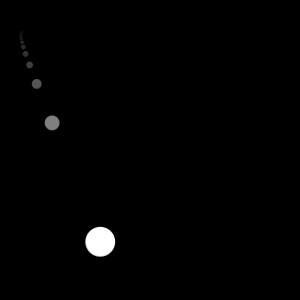
Frame 1 (no input)
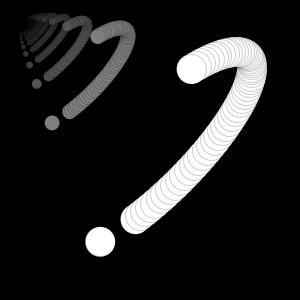
Frame 60 (the mouse pressed at the canvas centre just before this capture)
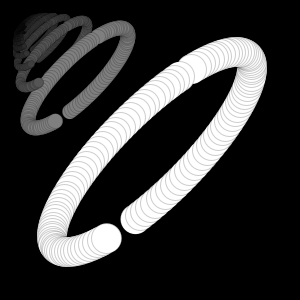
Frame 120 (the mouse held since frame 60 and released just before this capture)

The Processing sketch that drew these frames (run headless with seeded random() and noise(); from frame 60 on, the mouse is pressed at the canvas centre):

// Processing sketch: processing_36892
// ── processing_36892.pde

float xPos;
float yPos;
float amplitude;
 
void setup(){
  size(300,300);
  background(000);
  xPos = width/2;
  yPos = height/2;
  amplitude = 100;
}
 
void draw(){
  smooth();
  stroke(0,0,0,50);
  fill (255, 255, 255, 250);
  rect (0, width, 0, height);
 
  float centerX = 150;
  float amplitudeX = 100.0 ;
  float amplitudeY = 100.0 ;
  float periodX = 0.003;
  float periodY = periodX ;
 
 
  xPos = centerX + amplitudeX  * sin(millis()*periodX-1);
  yPos = centerX + amplitudeY  * cos(millis()*periodY);
  
  for (int time = 1; time < 20 ; time ++){
    
  xPos = xPos + time*2;
  yPos = yPos + time*2;
  
  fill (255/time, 255/time, 255/time);
  ellipse(xPos/time, yPos/time, 30/time,30/time);
  }  
}

                
